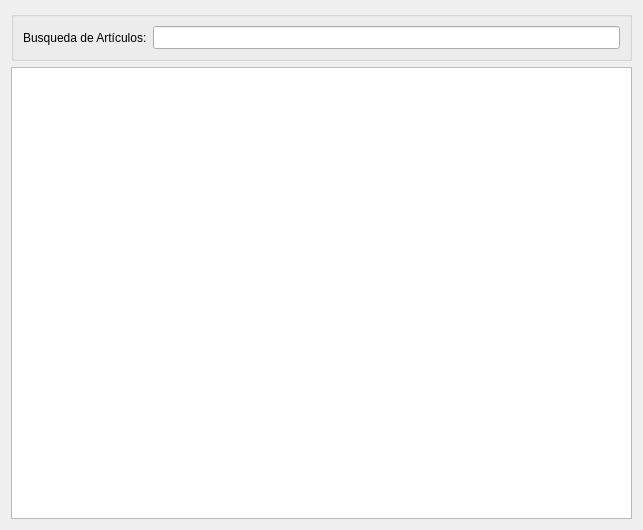
<?xml version="1.0" encoding="UTF-8"?>
<ui version="4.0">
 <class>Form</class>
 <widget class="QWidget" name="Form">
  <property name="geometry">
   <rect>
    <x>0</x>
    <y>0</y>
    <width>643</width>
    <height>530</height>
   </rect>
  </property>
  <property name="windowTitle">
   <string>Form</string>
  </property>
  <layout class="QGridLayout" name="gridLayout_2" rowstretch="10,90">
   <item row="0" column="0">
    <widget class="QGroupBox" name="groupBox">
     <property name="title">
      <string/>
     </property>
     <layout class="QGridLayout" name="gridLayout">
      <item row="0" column="0">
       <widget class="QLabel" name="label">
        <property name="text">
         <string>Busqueda de Artículos:</string>
        </property>
       </widget>
      </item>
      <item row="0" column="1">
       <widget class="QLineEdit" name="lineEdit">
        <property name="sizePolicy">
         <sizepolicy hsizetype="Expanding" vsizetype="Expanding">
          <horstretch>0</horstretch>
          <verstretch>0</verstretch>
         </sizepolicy>
        </property>
       </widget>
      </item>
     </layout>
    </widget>
   </item>
   <item row="1" column="0">
    <widget class="QTableWidget" name="tableWidget"/>
   </item>
  </layout>
 </widget>
 <resources/>
 <connections/>
</ui>
